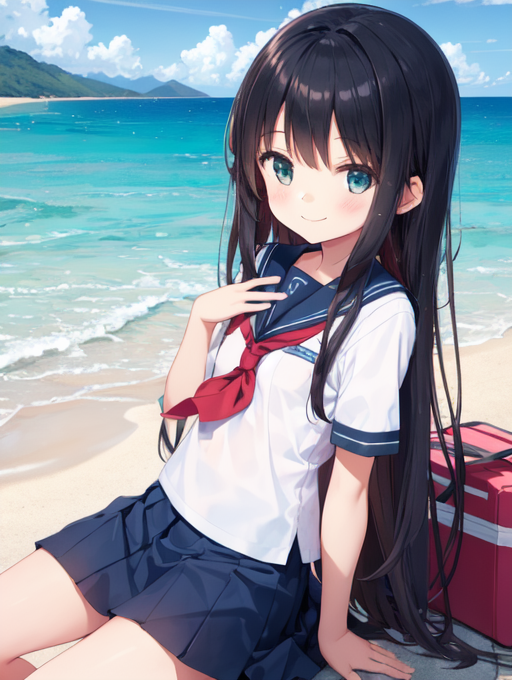
#> input picture image/simple/sample_2.webp, 512 x 680 px
$ python -i pnginfo_util.py   (imports and definitions only)
#> lines starting #> are read from the running program, lines starting #| are printed output that depends on the picture
import json
import re
import requests
from PIL import Image, PngImagePlugin
import piexif
import piexif.helper


#
# png info 作成
# @param img_b64: Base64変換された画像
#
# [10 lines left out: function create_pnginfo, not called in this run]


#
# 画像からプロンプトを取り出す
#
# @param imagePath 画像パス
# @return {positive:str, negative:str}
#
def get_prompt(img:Image.Image):

  items = (img.info or {}).copy()
  prompt = {'positive':'', 'negative':''}

  # print("items ///////////////")
  # print(ppretty(items, seq_length=99))

  if "exif" in items:
    exif = img.info['exif']
    exif_data = piexif.load(exif)

    exif_comment = (exif_data or {}).get('Exif', {}).get(piexif.ExifIFD.UserComment, b'')
    comment = piexif.helper.UserComment.load(exif_comment)

    # print("comment ///////////////")
    # print(ppretty(comment, seq_length=99))

    if 'Script: Kohaku NAI Client' in comment:
      (prompt['positive'], prompt['negative']) = __get_prompt_kohaku(comment)

    elif 'Steps: ' in comment:
      (prompt['positive'], prompt['negative']) = __get_prompt_a1111(comment)

  elif "workflow" in items:
    (prompt['positive'], prompt['negative']) = __get_prompt_comfy(items)

  elif items.get("Software", None) == "NovelAI":
    (prompt['positive'], prompt['negative']) = __get_prompt_nai(items)

  return prompt


#
# KohakuNAI 画像からプロンプト取得
#
# [65 lines left out: functions __get_prompt_kohaku, __get_prompt_a1111, __get_prompt_nai, __get_prompt_comfy, not called in this run]

>>> import cv2
>>> picture = cv2.imread('../../image/simple/sample_2.webp', cv2.IMREAD_GRAYSCALE)
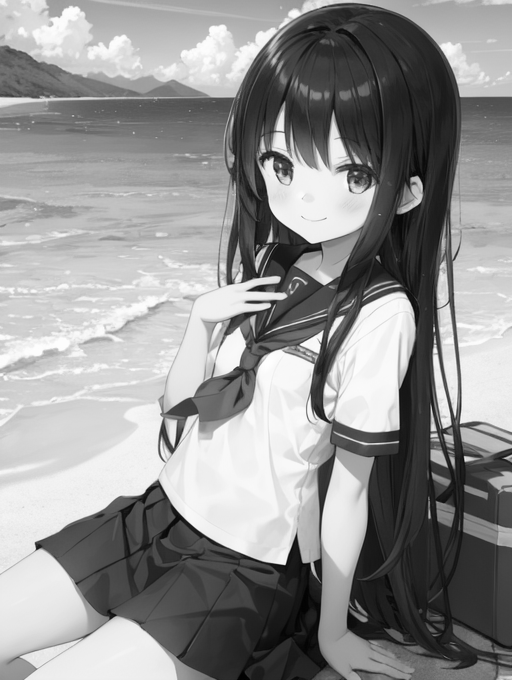
#> picture: shape (680, 512); min 0, max 255, mean 145.9
#> (the run stopped early here; a loop or call above may not have finished)
